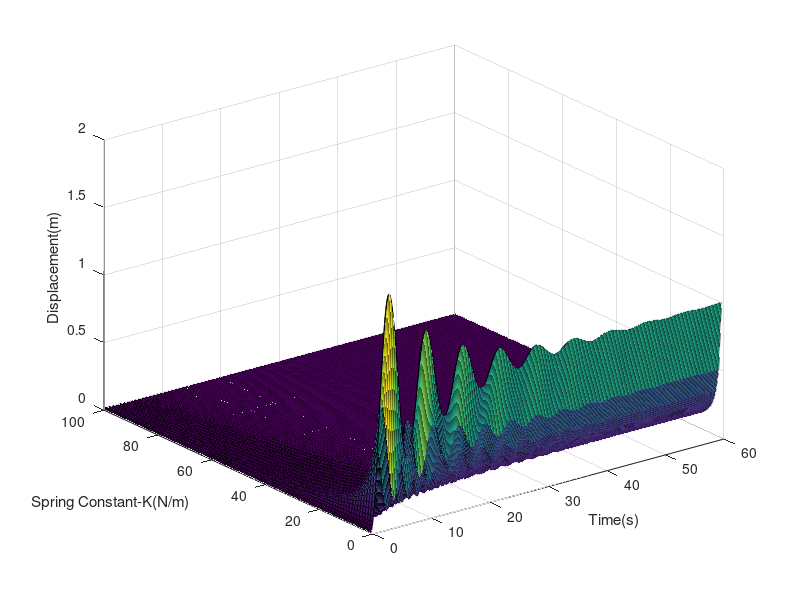

This chart was generated by the following MATLAB code: (Note: this script raises an error after producing the figure.)
clear vars;
% Mass-spring-damper parameters starting with the values from
% ctms.engin.umich.edu state space model
m = 1; % Mass = 1.0 kg
%k = 1; % Spring constant = 1.0 N/m
b = 0.2; % Damping constant = 0.2 Ns/m
F = 1; % Input Force = 1.0 N



B = [0;1/m];
C = [1 0];
D = 0;
t = 0:0.1:60;
Z = zeros(601,100);
K = 1:1:100;
for k = 1:1:100
    i = k;
    A = [0,1;-k/m,-b/m];
    sys = ss(A,B,C,D);
    Z(:,i)= step(sys,t);
end 

[X,Y] = meshgrid(t,K);
fig = figure();
surf(X,Y,Z')
ylabel("Spring Constant-K(N/m)")
xlabel("Time(s)")
zlabel("Displacement(m)")
saveas(fig,"/home/jmadinn/ARM_Lab/Spring_Parameter_Plot.png")
writematrix(K,'/home/jmadinn/ARM_Lab/springParameters.csv');
writematrix(t,'/home/jmadinn/ARM_Lab/timesteps.csv');
writematrix(Z,'/home/jmadinn/ARM_Lab/displacement.csv');

